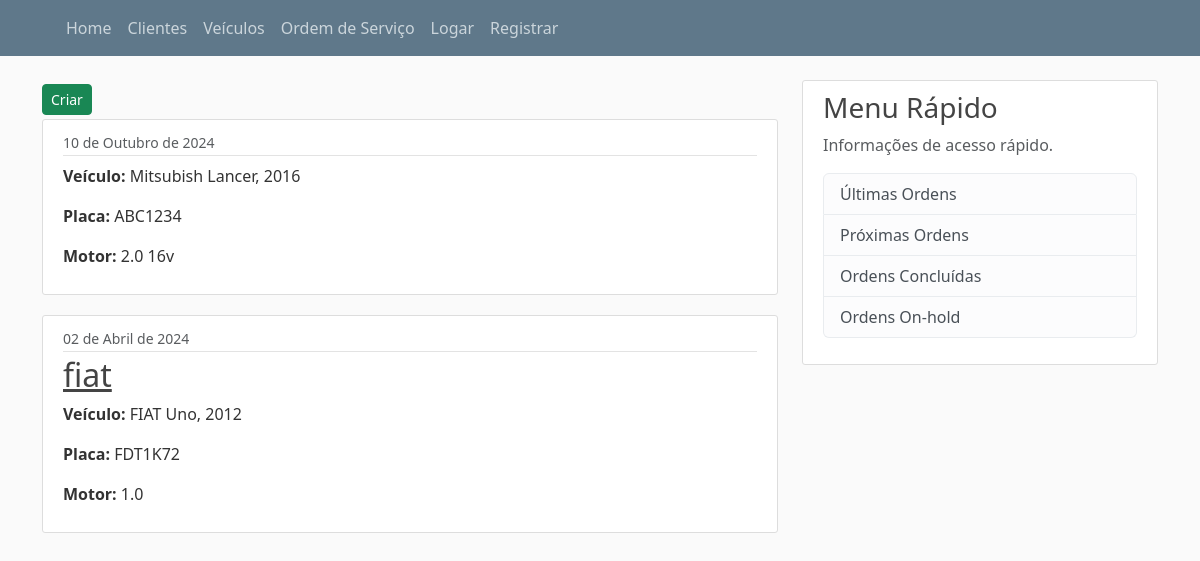
The app's page /garage/veiculos, older data.
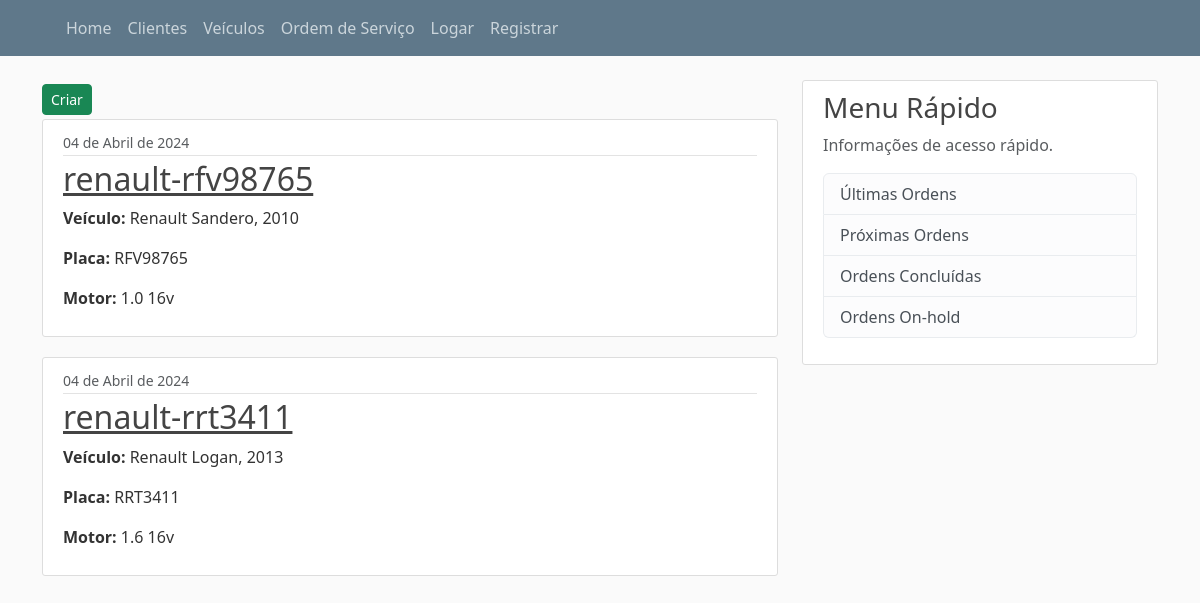
The same page, newer data.
### garage/models.py (models this page shows, shortened)
class Veiculo(models.Model):
    marca = models.CharField(max_length=50)
    modelo = models.CharField(max_length=50)
    slug = models.SlugField(max_length=250, unique=True)
    placa = models.CharField(max_length=250)
    motor = models.CharField(max_length=150)
    ano = models.CharField(max_length=50)
    data_criacao = models.DateField(auto_now_add=True)
    autor = models.ForeignKey(User, on_delete=models.CASCADE)

### garage/views.py (the view)
# urls.py: path('veiculos', VeiculoListView.as_view(), name='veiculo-view'),
class VeiculoListView(ListView):
    model = Veiculo
    template_name = 'garage/veiculos/veiculo_home.html'
    context_object_name = 'veiculos'
    ordering = ['-data_criacao']

### templates/garage/veiculos/veiculo_home.html (shortened to what this page needs)
{% extends "garage/base.html" %}
{% block content %}
<div class="form-group">
  <a class="btn btn-success btn-sm mt-1 mb-1" href="{% url 'garage:veiculo-create' %}">Criar</a>
</div>
{% for veiculo in veiculos %}
<article class="media content-section">
  <div class="media-body">
      <div class="article-metadata">
          <small class="text-muted">{{ veiculo.data_criacao|date:"d " }} de {{ veiculo.data_criacao|date:"F" }} de {{ veiculo.data_criacao|date:"Y" }} </small>
      </div>
      <h2><a class="article-title" href="{% url 'garage:veiculo-detail' veiculo.id %}" >{{ veiculo.slug }}</a></h2>
      <p class="classificacao"><strong>Veículo:</strong> {{ veiculo.marca }} {{ veiculo.modelo }}, {{veiculo.ano}}</p>
      <p class="classificacao"><strong>Placa:</strong> {{ veiculo.placa }}</p>
      <p class="classificacao"><strong>Motor:</strong> {{ veiculo.motor }}</p>
  </div>
</article>
{% endfor %}
{% endblock content %}

Row changes from the older to the newer data that the page shows:
removed Veiculo: data_criacao "10", data_criacao "Outubro", data_criacao "2024", marca "Mitsubish", modelo "Lancer", ano "2016", placa "ABC1234", motor "2.0 16v"
removed Veiculo: data_criacao "02", data_criacao "Abril", data_criacao "2024", slug "fiat", marca "FIAT", modelo "Uno", ano "2012", placa "FDT1K72", motor "1.0"
added Veiculo: data_criacao "04", data_criacao "Abril", data_criacao "2024", slug "renault-rfv98765", marca "Renault", modelo "Sandero", ano "2010", placa "RFV98765", motor "1.0 16v"
added Veiculo: data_criacao "04", data_criacao "Abril", data_criacao "2024", slug "renault-rrt3411", marca "Renault", modelo "Logan", ano "2013", placa "RRT3411", motor "1.6 16v"
